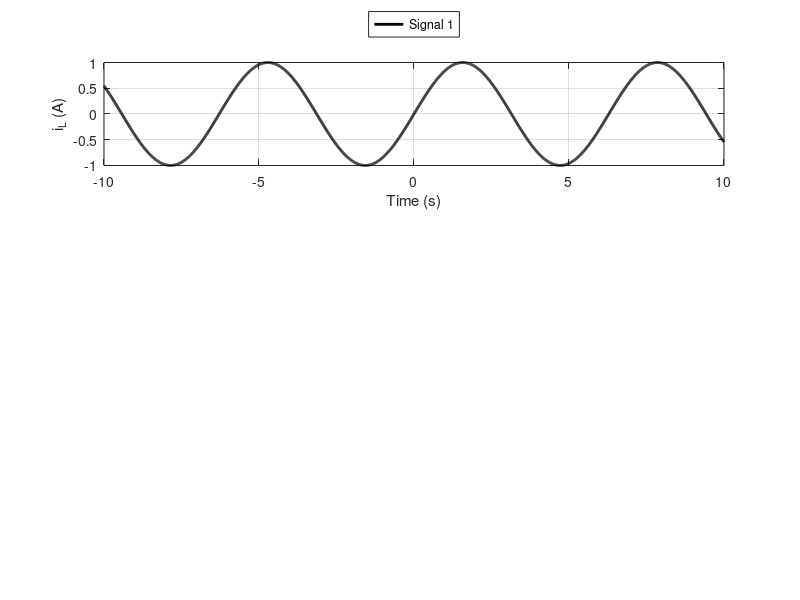

Write the MATLAB code that produced this figure. (Note: this script raises an error after producing the figure.)
% clear all; 
close all; clc

%Preparando curvas para plotar
t = -10:0.01:10;
y = sin(t);
  
%Plotando a figura 
fig = figure;
LW = 2; %Largura da linha
subplot(3,1,1)
plot(t,y,'k','LineWidth',LW)
axis([-10 10 -1 1])
hx = xlabel('Time (s)'); %Label do eixo x
hy = ylabel('i_{L} (A)'); %Label do eixo y
hl = legend('Signal 1','Location','northoutside','Orientation','horizontal'); %Cria a legenda
ax = gca;  
grid on %Ativa o grid maior
ax.GridColor = [0 0 0]; %Cor do grid maior: [0 0 0] para cor preta
ax.GridAlpha = 0.2; %Espessura do grid maior
grid minor %Ativa os grids menores entre o grid maior
ax.MinorGridColor = [0 0 0]; %Cor do grid menor: [0 0 0] para cor preta
ax.XColor = [0 0 0]; %Cor no eixo x: [0 0 0] para cor preta
ax.YColor = [0 0 0]; %Cor no eixo y: [0 0 0] para cor preta
ax.TickLabelInterpreter = 'latex';
set(fig,'Units','Inches'); %Definindo unidade padrão
hx.FontName = 'Times New Roman'; %Fonte label eixo x
hx.FontSize = 10; %Tamanho da fonte do label do eixo x
hx.Interpreter = 'tex'; %Interpreter de latex do label do eixo x
hy.FontName = 'Times New Roman'; %Fonte label eixo y
hy.FontSize = 10; %Tamanho da fonte do label do eixo y
hy.Interpreter = 'tex'; %Interpreter de latex do label do eixo y
hl.FontName = 'Times New Roman'; %Fonte legenda
hl.FontSize = 10; %Tamanho da fonte da legenda
hl.Interpreter = 'tex'; %Interpreter de latex da legenda



fig.Units = 'centimeters';
fig.Position(3) = 8.89; %Largura de uma coluna do artigo
fig.Position(4) = 10; %Altura da figura
pos = get(fig,'Position');
set(fig,'PaperPositionMode','Auto','PaperUnits','Inches','PaperSize',[pos(3), pos(4)])
set(gca,'LooseInset', max(get(gca,'TightInset'), 0.02))
fig.PaperPositionMode   = 'auto';





